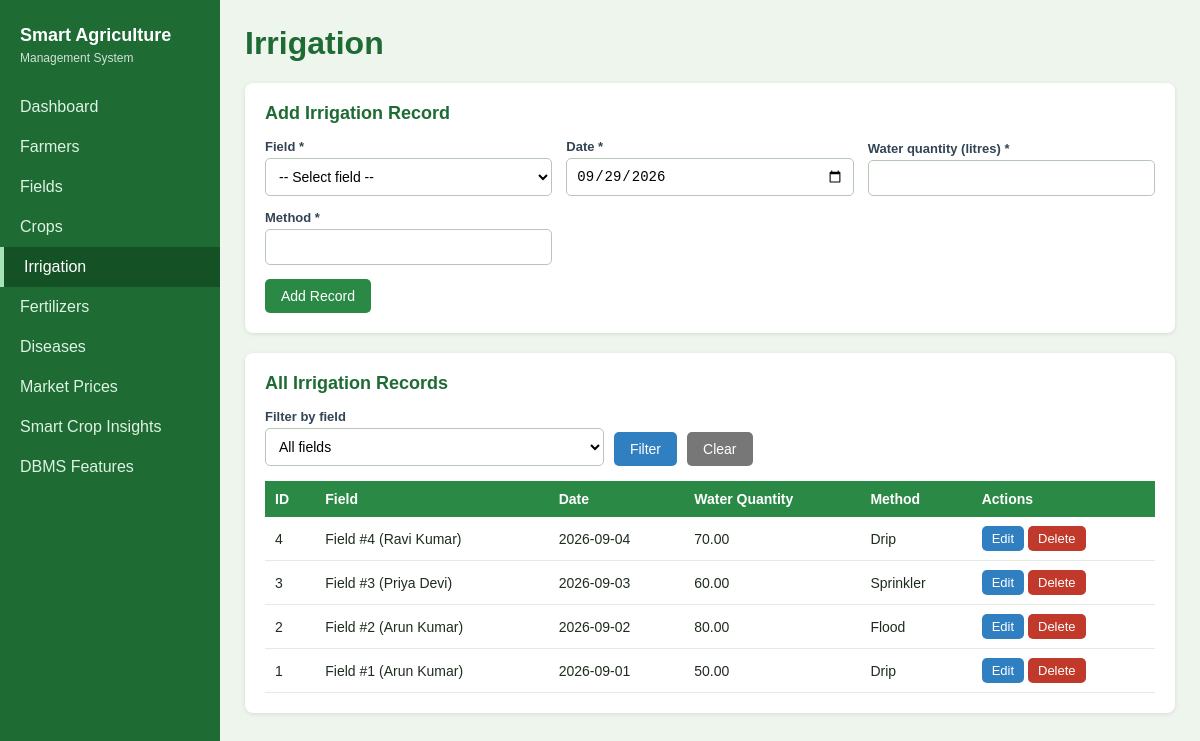
The page /irrigation.php on the database its author committed.
### tables this page shows
CREATE TABLE `irrigation` (
  `irrigation_id` int(11) NOT NULL,
  `field_id` int(11) NOT NULL,
  `irrigation_date` date DEFAULT NULL,
  `water_quantity` decimal(10,2) DEFAULT NULL,
  `irrigation_method` varchar(50) DEFAULT NULL
);

CREATE TABLE `farmer` (
  `farmer_id` int(11) NOT NULL,
  `name` varchar(100) NOT NULL,
  `phone` varchar(15) DEFAULT NULL,
  `location` varchar(100) DEFAULT NULL
);

### db.php (called while the page is built, shortened)
<?php
try {
    $conn = new mysqli('localhost', 'root', '', 'smart_agriculture');
    $conn->set_charset('utf8mb4');
} catch (Exception $e) {
    die('<h2>Database connection failed</h2><p>' . htmlspecialchars($e->getMessage()) .
        '</p><p>Check: (1) MySQL is started in XAMPP, (2) database name is <b>smart_agriculture</b>, (3) user <b>root</b> has no password.</p>');
}
function h($v) { return htmlspecialchars((string)$v, ENT_QUOTES, 'UTF-8'); }
function db_all($sql, $params = []) {
    global $conn;
    $st = $conn->prepare($sql);
    $st->execute();
    $rows = $st->get_result()->fetch_all(MYSQLI_ASSOC);
    return $rows;
}

### irrigation.php (the view, shortened to what this page needs)
<?php
require 'db.php';
$f = ['irrigation_id' => '', 'field_id' => '', 'irrigation_date' => date('Y-m-d'), 'water_quantity' => '', 'irrigation_method' => ''];
$fid = (int)($_GET['field'] ?? 0);
$sql = "SELECT i.*, fr.name AS farmer FROM Irrigation i JOIN Field f ON i.field_id = f.field_id JOIN Farmer fr ON f.farmer_id = fr.farmer_id";
$params = [];
$rows = db_all($sql . " ORDER BY i.irrigation_date DESC, i.irrigation_id DESC", $params);
$fields = field_rows();
require 'header.php';
?>
<h1>Irrigation</h1>
<div class="card">
  <h2><?= $f['irrigation_id'] ? 'Edit Irrigation Record' : 'Add Irrigation Record' ?></h2>
  <form method="post" class="form-grid">
    <label>Field *
      <select name="field_id" required><option value="">-- Select field --</option><?= opts($fields, $f['field_id']) ?></select>
    </label>
    <label>Date *<input type="date" name="irrigation_date" required value="<?= h($f['irrigation_date']) ?>"></label>
    <label>Water quantity (litres) *<input type="number" name="water_quantity" step="0.01" min="0.01" required value="<?= h($f['water_quantity']) ?>"></label>
    <label>Method *<input type="text" name="irrigation_method" list="methods" maxlength="50" required value="<?= h($f['irrigation_method']) ?>">
    </label>
    <div class="form-actions">
      <button class="btn btn-green" type="submit"><?= $f['irrigation_id'] ? 'Update Record' : 'Add Record' ?></button>
    </div>
  </form>
</div>
<div class="card">
  <h2>All Irrigation Records</h2>
  <form method="get" class="search-bar">
    <div><label>Filter by field<select name="field"><option value="0">All fields</option><?= opts($fields, $fid) ?></select></label></div>
    <button class="btn btn-blue" type="submit">Filter</button>
    <a class="btn btn-gray" href="irrigation.php">Clear</a>
  </form>
  <div class="table-wrap">
  <table>
    <tr><th>ID</th><th>Field</th><th>Date</th><th>Water Quantity</th><th>Method</th><th>Actions</th></tr>
    <?php foreach ($rows as $r): ?>
    <tr>
      <td><?= h($r['irrigation_id']) ?></td>
      <td>Field #<?= h($r['field_id']) ?> (<?= h($r['farmer']) ?>)</td>
      <td><?= h($r['irrigation_date']) ?></td><td><?= h($r['water_quantity']) ?></td><td><?= h($r['irrigation_method']) ?></td>
      <td>
        <a class="btn btn-blue btn-sm" href="irrigation.php?edit=<?= (int)$r['irrigation_id'] ?>">Edit</a>
        <form method="post" class="inline" onsubmit="return confirm('Delete this irrigation record?');">
          <button class="btn btn-red btn-sm" type="submit">Delete</button>
        </form>
      </td>
    </tr>
    <?php endforeach; ?>
  </table>
  </div>
</div>
<?php require 'footer.php'; ?>

### style.css (style rules this page uses)
* { box-sizing: border-box; }
body { margin: 0; font-family: Arial, Helvetica, sans-serif; background: #eef5ec; color: #1f2d1f; }
h1 { margin-top: 0; color: #1e6b34; }
h2 { margin-top: 0; font-size: 18px; color: #1e6b34; }
.card { background: #fff; border-radius: 8px; padding: 20px; margin-bottom: 20px; box-shadow: 0 1px 4px rgba(0,0,0,.1); }
.table-wrap { overflow-x: auto; }
table { width: 100%; border-collapse: collapse; }
th { background: #2a8a45; color: #fff; text-align: left; padding: 10px; font-size: 14px; }
td { padding: 9px 10px; border-bottom: 1px solid #e3ebe3; font-size: 14px; }
.form-grid { display: grid; grid-template-columns: repeat(auto-fill, minmax(220px, 1fr)); gap: 14px; align-items: end; }
label { display: block; font-size: 13px; font-weight: bold; color: #345; }
input[type=text], input[type=number], input[type=date], select { width: 100%; padding: 9px; margin-top: 4px; border: 1px solid #b7c7b7; border-radius: 5px; font-size: 14px; background: #fff; }
.form-actions { grid-column: 1 / -1; }
.btn { display: inline-block; padding: 9px 16px; border: 0; border-radius: 5px; color: #fff; font-size: 14px; cursor: pointer; text-decoration: none; }
.btn-sm { padding: 5px 10px; font-size: 13px; }
.btn-green { background: #2a8a45; }
.btn-blue { background: #2f7fc1; }
.btn-red { background: #c0392b; }
.btn-gray { background: #777; }
form.inline { display: inline; }
.search-bar { display: flex; flex-wrap: wrap; gap: 10px; margin-bottom: 15px; align-items: flex-end; }
.search-bar > div { min-width: 180px; }

### rows shown on the page
irrigation: irrigation_id "4", field "4", farmer.name "Ravi Kumar", irrigation_date "2026-09-04", water_quantity "70.00", irrigation_method "Drip"
irrigation: irrigation_id "3", field "3", farmer.name "Priya Devi", irrigation_date "2026-09-03", water_quantity "60.00", irrigation_method "Sprinkler"
irrigation: irrigation_id "2", field "2", farmer.name "Arun Kumar", irrigation_date "2026-09-02", water_quantity "80.00", irrigation_method "Flood"
irrigation: irrigation_id "1", field "1", farmer.name "Arun Kumar", irrigation_date "2026-09-01", water_quantity "50.00", irrigation_method "Drip"

### other values the page prints
$label "Dashboard"
$label "Farmers"
$label "Fields"
$label "Crops"
$label "Irrigation"
$label "Fertilizers"
$label "Diseases"
$label "Market Prices"
$label "Smart Crop Insights"
$label "DBMS Features"
